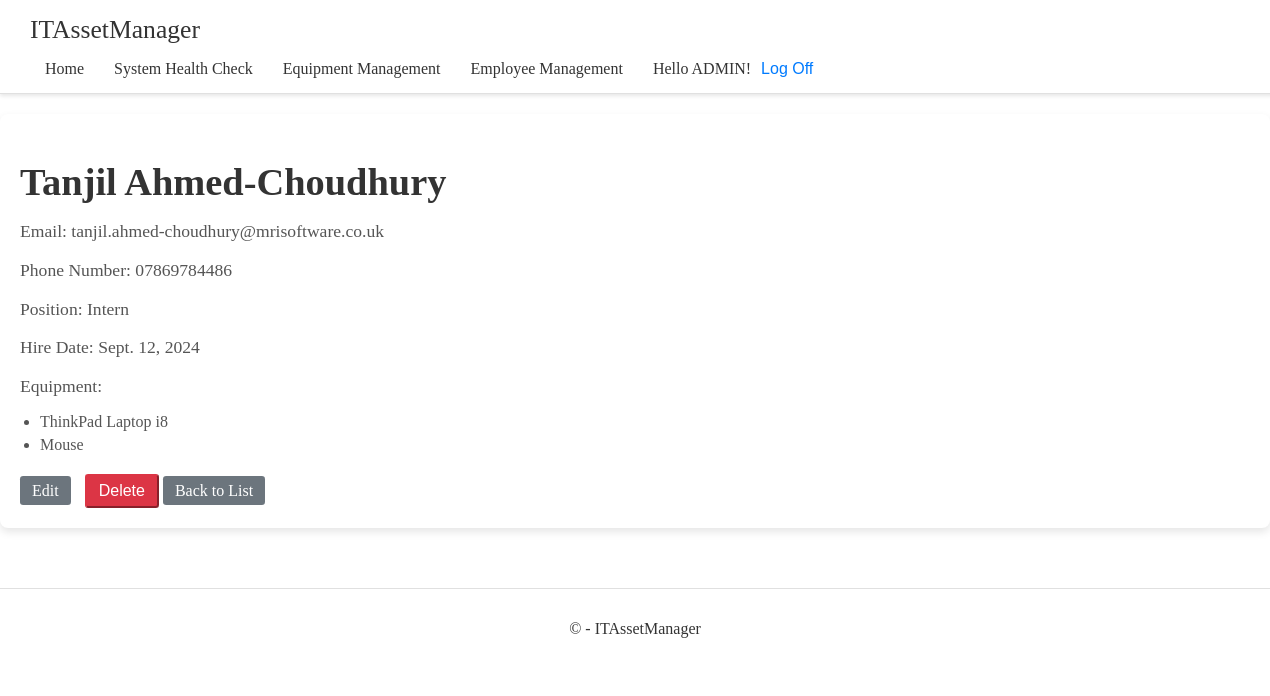
Page /employee/1/ (signed in) on the committed database.
### app/models.py (models this page shows, shortened)
class Employee(models.Model):
    POSITION_CHOICES = [
        ('manager', 'Manager'),
        ('technician', 'Technician'),
        ('intern', 'Intern'),
        ('contractor', 'Contractor'),
        ('receptionist', 'Receptionist'),
        ('hr manager', 'Hr Manager'),
    ]
    first_name = models.CharField(max_length=50)
    last_name = models.CharField(max_length=50)
    email = models.EmailField(unique=True)
    phone_number = models.CharField(max_length=15, null=True, blank=True)  # Nullable and blankable
    position = models.CharField(max_length=20, choices=POSITION_CHOICES, default='intern')
    hire_date = models.DateField(default=date.today)  # Default to current day
    equipment = models.ManyToManyField(Equipment, blank=True)

class Equipment(models.Model):
    CONDITION_CHOICES = [
        ('new', 'New'),
        ('good', 'Good'),
        ('fair', 'Fair'),
        ('poor', 'Poor'),
        ('broken', 'Broken'),
    ]
    USAGE_STATUS_CHOICES = [
        ('free', 'Free'),
        ('in_use', 'In Use'),
        ('maintenance', 'Maintenance'),
        ('in_repair', 'In Repair'),
    ]
    name = models.CharField(max_length=100)
    description = models.TextField(null=True, blank=True)  # Nullable and blankable
    purchased_date = models.DateField(default=date.today)  # Default to current day
    serial_number = models.CharField(max_length=100, unique=True)
    assigned_users = models.ManyToManyField(User, blank=True)
    condition_status = models.CharField(max_length=10, choices=CONDITION_CHOICES, default='new')
    usage_status = models.CharField(max_length=15, choices=USAGE_STATUS_CHOICES, default='free')
    stock = models.PositiveIntegerField(default=0)

### app/decorators.py (the view)
    def wrapper(request, *args, **kwargs):
        if not request.user.is_authenticated:
            return redirect('login')
        return view_func(request, *args, **kwargs)

### app/views.py (called while the page is built)
@login_required
def employee_detail(request, pk):
    employee = get_object_or_404(Employee, pk=pk)
    return render(request, 'app/employee/employee_detail.html', {'employee': employee})

### app/templates/app/employee/employee_detail.html (shortened to what this page needs)
{% extends 'app/base.html' %}
{% load static %}
{% block extra_head %}
<link rel="stylesheet" href="{% static 'app/content/employee/employee_detail.css' %}">
{% endblock %}
{% block content %}
<div class="employee-detail">
    <h1>{{ employee.first_name }} {{ employee.last_name }}</h1>
    <p>Email: {{ employee.email }}</p>
    <p>Phone Number: {{ employee.phone_number }}</p>
    <p>Position: {{ employee.get_position_display }}</p>
    <p>Hire Date: {{ employee.hire_date }}</p>
    <p>Equipment:</p>
    <ul>
        {% for equipment in employee.equipment.all %}
        <li>{{ equipment.name }}</li>
        {% endfor %}
    </ul>
    <a class="btn btn-secondary" href="{% url 'employee_update' employee.pk %}">Edit</a>
    <form method="post" action="{% url 'employee_delete' employee.pk %}" style="display:inline;">
        <button class="btn btn-danger" type="submit">Delete</button>
    </form>
    <a class="btn btn-secondary" href="{% url 'employee_list' %}">Back to List</a>
</div>
{% endblock %}

### app/templates/app/loginpartial.html (shortened to what this page needs)
{% if user.is_authenticated %}
<div class="navbar-user-actions">
    <span class="navbar-user-greeting">Hello {{ user.username|upper }}!</span>
    <form id="logoutForm" action="{% url 'logout' %}" method="post" class="navbar-logoff-form">
        <button type="submit" class="navbar-logoff-button">Log Off</button>
    </form>
</div>
{% else %}
<div class="navbar-user-actions">
    <a href="{% url 'login' %}" class="navbar-logoff-button">Log In</a>
</div>
{% endif %}

### app/static/app/content/base.css (style rules this page uses)
.navbar-user-actions { display: flex; align-items: self-end; margin-left: auto; }
.navbar-user-actions .navbar-user-greeting { color: #333; font-size: 1rem; padding-right: 10px; }
.navbar-user-actions .navbar-logoff-button { color: #007bff; text-decoration: none; font-size: 1rem; background: none; border: none; cursor: pointer; padding: 0; transition: color 0.3s ease; }
html, body { height: 100%; margin: 0; }
body { display: flex; flex-direction: column; }

### app/static/app/content/employee/employee_detail.css (style rules this page uses)
.employee-detail { margin-top: 20px; padding: 20px; background-color: #ffffff; border-radius: 8px; box-shadow: 0 4px 8px rgba(0, 0, 0, 0.1); }
.employee-detail h1 { color: #333; font-size: 2.4rem; margin-bottom: 15px; }
.employee-detail p { color: #555; font-size: 1.1rem; margin-bottom: 10px; }
.employee-detail ul { list-style-type: disc; padding-left: 20px; margin-bottom: 20px; }
.employee-detail ul li { color: #555; font-size: 1rem; margin-bottom: 5px; }
.btn-secondary { background-color: #6c757d; border-color: #6c757d; color: #ffffff; text-decoration: none; padding: 0.375rem 0.75rem; font-size: 1rem; border-radius: 0.2rem; transition: background-color 0.15s ease-in-out, border-color 0.15s ease-in-out; margin-right: 10px; }
.btn-danger { background-color: #dc3545; border-color: #dc3545; color: #ffffff; text-decoration: none; padding: 0.375rem 0.75rem; font-size: 1rem; border-radius: 0.2rem; transition: background-color 0.15s ease-in-out, border-color 0.15s ease-in-out; }

### rows in the picture
Employee: first_name "Tanjil", last_name "Ahmed-Choudhury", email "tanjil.ahmed-choudhury@mrisoftware.co.uk", phone_number "07869784486", position "Intern", hire_date "Sept. 12, 2024"
Equipment: name "ThinkPad Laptop i8"
Equipment: name "Mouse"

### other values in the picture
{{ user.username|upper }} "ADMIN"
